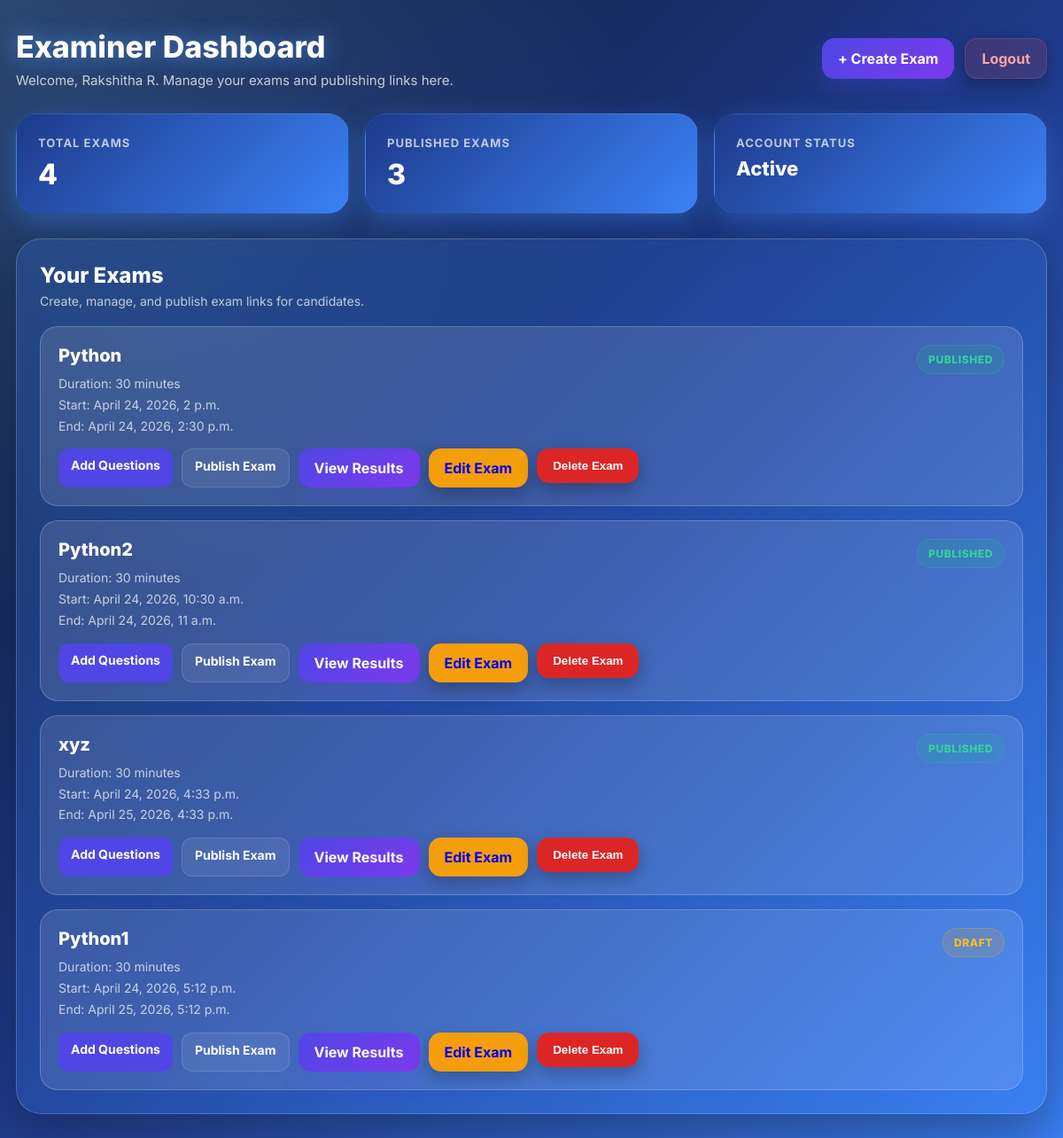
The app's page /dashboard/ (signed in) with its own data.
### public_exam/models.py (models this page shows, shortened)
class PublicExam(models.Model):
    examiner = models.ForeignKey(Examiner, on_delete=models.CASCADE)
    title = models.CharField(max_length=200)
    description = models.TextField(blank=True, null=True)
    duration = models.PositiveIntegerField(default=30)
    total_questions = models.IntegerField(default=0)
    total_marks = models.IntegerField(default=0)
    start_time = models.DateTimeField()
    end_time = models.DateTimeField()
    is_published = models.BooleanField(default=False)
    exam_code = models.CharField(max_length=20, unique=True, blank=True)
    created_at = models.DateTimeField(auto_now_add=True)

### public_exam/views.py (the view)
# urls.py: path('dashboard/', views.examiner_dashboard, name='examiner-dashboard'),
@login_required(login_url='/examiner/login/')
@user_passes_test(is_examiner, login_url='/examiner/login/')
def examiner_dashboard(request):
    examiner = Examiner.objects.get(user=request.user)
    exams = PublicExam.objects.filter(examiner=examiner)
    total_exams = exams.count()
    published_exams = exams.filter(is_published=True).count()
    return render(request, 'public_exam/dashboard.html', {
        'exams': exams,
        'total_exams': total_exams,
        'published_exams': published_exams,
    })

### public_exam/views.py (called while the page is built)
def is_examiner(user):
    return user.groups.filter(name='EXAMINER').exists()

### templates/public_exam/dashboard.html (shortened to what this page needs)
<!DOCTYPE html>
<html lang="en">
<head>
</head>
<body>
<div class="wrapper">
    <div class="top-bar">
        <div class="title-block">
            <h1>Examiner Dashboard</h1>
            <p>Welcome, {{ request.user.first_name }} {{ request.user.last_name }}. Manage your exams and publishing links here.</p>
        </div>
        <div class="top-actions">
            <a href="{% url 'create-exam' %}" class="btn btn-primary">+ Create Exam</a>
            <a href="/examiner/logout/" class="btn btn-danger">Logout</a>
        </div>
    </div>
    <div class="stats">
        <div class="stat-card">
            <div class="stat-label">Total Exams</div>
            <div class="stat-value">{{ total_exams }}</div>
        </div>
        <div class="stat-card">
            <div class="stat-label">Published Exams</div>
            <div class="stat-value">{{ published_exams }}</div>
        </div>
        <div class="stat-card">
            <div class="stat-label">Account Status</div>
            <div class="stat-value" style="font-size:22px;">Active</div>
        </div>
    </div>
    <div class="panel">
        <div class="panel-head">
            <div>
                <h2>Your Exams</h2>
                <p>Create, manage, and publish exam links for candidates.</p>
            </div>
        </div>
        <div class="exam-list">
            {% for exam in exams %}
                <div class="card">
                    <div class="card-top">
                        <div>
                            <div class="exam-title">{{ exam.title }}</div>
                            <div class="small">
                                Duration: {{ exam.duration }} minutes<br>
                                Start: {{ exam.start_time }}<br>
                                End: {{ exam.end_time }}
                            </div>
                        </div>
                        {% if exam.is_published %}
                            <span class="badge published">Published</span>
                        {% else %}
                            <span class="badge draft">Draft</span>
                        {% endif %}
                    </div>
                    <div class="action-row">
                        <a href="{% url 'add-question' exam.id %}" class="small-btn small-primary">Add Questions</a>
                        <a href="{% url 'publish-exam' exam.id %}" class="small-btn small-secondary">Publish Exam</a>
                        <a href="{% url 'examiner-results' %}" class="btn btn-primary">View Results</a>
                         <a href="{% url 'edit-exam' exam.id %}" class="btn" style="background:#f59e0b;">
        Edit Exam
    </a>
    <form method="POST" action="{% url 'delete-exam' exam.id %}" style="display:inline;">
    <button type="button"
            class="btn"
            style="background:#dc2626; color:white;"
            onclick="confirmDelete(this)">
        Delete Exam
    </button>
</form>
                    </div>
                </div>
            {% empty %}
                <div class="empty">
                    <h3>No exams created yet</h3>
                    <p style="margin-bottom:16px;">Start by creating your first exam.</p>
                    <a href="{% url 'create-exam' %}" class="btn btn-primary">Create Exam</a>
                </div>
            {% endfor %}
        </div>
    </div>
</div>
</body>
</html>

### templates/public_exam/dashboard.html (style rules this page uses)
* { margin:0; padding:0; box-sizing:border-box; }
body { font-family:'Inter',sans-serif; min-height:100vh; background: radial-gradient(circle at top left, rgba(96,165,250,0.35), transparent 40%), linear-gradient(135deg, #0f172a, #1e3a8a, #3b82f6); color:white; padding:32px 18px; }
.wrapper { max-width:1200px; margin:0 auto; }
.top-bar { display:flex; justify-content:space-between; align-items:center; gap:20px; margin-bottom:28px; flex-wrap:wrap; }
.title-block h1 { font-size:34px; font-weight:800; margin-bottom:8px; }
.title-block p { color:rgba(255,255,255,0.75); font-size:15px; }
.top-actions { display:flex; gap:12px; flex-wrap:wrap; }
.btn { display:inline-flex; align-items:center; justify-content:center; text-decoration:none; padding:12px 18px; border-radius:14px; font-weight:700; transition:0.25s ease; border:none; cursor:pointer; box-shadow: 0 8px 20px rgba(0,0,0,0.25); }
.btn-primary { background:linear-gradient(135deg,#4f46e5,#7c3aed); color:white; box-shadow:0 12px 24px rgba(79,70,229,0.24); }
.btn-danger { background:rgba(239,68,68,0.15); color:#fca5a5; border:1px solid rgba(248,113,113,0.18); }
.stats { display:grid; grid-template-columns:repeat(3,1fr); gap:18px; margin-bottom:28px; }
.stat-card { background: linear-gradient(135deg, #1e3a8a, #3b82f6); color: white; border: 1px solid rgba(255,255,255,0.05); border-radius:24px; padding:24px; box-shadow: 0 10px 30px rgba(59,130,246,0.4); backdrop-filter:blur(14px); }
.stat-label { color:rgba(255,255,255,0.7); font-size:13px; font-weight:700; text-transform:uppercase; letter-spacing:1px; margin-bottom:8px; }
.stat-value { font-size:32px; font-weight:800; }
.panel { background: rgba(59,130,246,0.2); border:1px solid rgba(255,255,255,0.2); border-radius:28px; padding:26px; backdrop-filter:blur(14px); box-shadow: 0 25px 60px rgba(15,23,42,0.4); }
.title-block h1 { text-shadow: 0 0 25px rgba(96,165,250,0.7); }
.panel-head { display:flex; justify-content:space-between; align-items:center; gap:16px; margin-bottom:20px; flex-wrap:wrap; }
.panel-head h2 { font-size:24px; font-weight:800; margin:0; }
.panel-head p { color:rgba(255,255,255,0.72); font-size:14px; margin-top:6px; }
.exam-list { display:grid; gap:16px; }
.card { background: rgba(255,255,255,0.12); border: 1px solid rgba(255,255,255,0.2); border-radius:20px; padding:20px; transition:0.25s ease; }
.card-top { display:flex; justify-content:space-between; align-items:flex-start; gap:16px; flex-wrap:wrap; margin-bottom:12px; }
.exam-title { font-size:20px; font-weight:800; margin-bottom:8px; color:white; }
.small { color:rgba(255,255,255,0.72); font-size:14px; line-height:1.7; }
.badge { padding:8px 12px; border-radius:999px; font-size:12px; font-weight:800; text-transform:uppercase; letter-spacing:0.6px; }
.published { background:rgba(16,185,129,0.15); color:#34d399; border:1px solid rgba(52,211,153,0.22); }
.draft { background:rgba(245,158,11,0.15); color:#fbbf24; border:1px solid rgba(251,191,36,0.22); }
.action-row { display:flex; gap:10px; flex-wrap:wrap; margin-top:14px; }
.small-btn { display:inline-block; text-decoration:none; padding:10px 14px; border-radius:12px; font-size:14px; font-weight:700; }
.small-primary { background:#4f46e5; color:white; }
.small-secondary { background:rgba(255,255,255,0.08); color:white; border:1px solid rgba(255,255,255,0.12); }

### records on screen
PublicExam: title "Python", duration "30", start_time "April 24, 2026, 2 p.m.", end_time "April 24, 2026, 2:30 p.m.", is_published "PUBLISHED"
PublicExam: title "Python2", duration "30", start_time "April 24, 2026, 10:30 a.m.", end_time "April 24, 2026, 11 a.m.", is_published "PUBLISHED"
PublicExam: title "xyz", duration "30", start_time "April 24, 2026, 4:33 p.m.", end_time "April 25, 2026, 4:33 p.m.", is_published "PUBLISHED"
PublicExam: title "Python1", duration "30", start_time "April 24, 2026, 5:12 p.m.", end_time "April 25, 2026, 5:12 p.m.", is_published "DRAFT"

### other values on screen
{{ request.user.first_name }} "Rakshitha"
{{ request.user.last_name }} "R"
{{ total_exams }} "4"
{{ published_exams }} "3"
